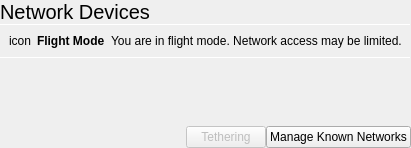
     <widget class="QWidget" name="devices">
      <property name="autoFillBackground">
       <bool>true</bool>
      </property>
      <layout class="QVBoxLayout" name="verticalLayout_2">
       <property name="spacing">
        <number>0</number>
       </property>
       <property name="leftMargin">
        <number>0</number>
       </property>
       <property name="topMargin">
        <number>0</number>
       </property>
       <property name="rightMargin">
        <number>0</number>
       </property>
       <property name="bottomMargin">
        <number>0</number>
       </property>
       <item>
        <widget class="QLabel" name="label_9">
         <property name="font">
          <font>
           <pointsize>15</pointsize>
          </font>
         </property>
         <property name="text">
          <string>Network Devices</string>
         </property>
         <property name="margin">
          <number>9</number>
         </property>
        </widget>
       </item>
       <item>
        <widget class="Line" name="line">
         <property name="maximumSize">
          <size>
           <width>16777215</width>
           <height>1</height>
          </size>
         </property>
         <property name="orientation">
          <enum>Qt::Horizontal</enum>
         </property>
        </widget>
       </item>
       <item>
        <widget class="QWidget" name="flightModeWarning" native="true">
         <layout class="QVBoxLayout" name="verticalLayout_13">
          <property name="spacing">
           <number>0</number>
          </property>
          <property name="leftMargin">
           <number>0</number>
          </property>
          <property name="topMargin">
           <number>0</number>
          </property>
          <property name="rightMargin">
           <number>0</number>
          </property>
          <property name="bottomMargin">
           <number>0</number>
          </property>
          <item>
           <layout class="QHBoxLayout" name="horizontalLayout">
            <property name="spacing">
             <number>6</number>
            </property>
            <property name="leftMargin">
             <number>9</number>
            </property>
            <property name="topMargin">
             <number>9</number>
            </property>
            <property name="rightMargin">
             <number>9</number>
            </property>
            <property name="bottomMargin">
             <number>9</number>
            </property>
            <item>
             <widget class="QLabel" name="flightModeIcon">
              <property name="text">
               <string>icon</string>
              </property>
             </widget>
            </item>
            <item>
             <widget class="QLabel" name="label_33">
              <property name="font">
               <font>
                <weight>75</weight>
                <bold>true</bold>
               </font>
              </property>
              <property name="text">
               <string>Flight Mode</string>
              </property>
             </widget>
            </item>
            <item>
             <widget class="QLabel" name="label_35">
              <property name="sizePolicy">
               <sizepolicy hsizetype="Expanding" vsizetype="Preferred">
                <horstretch>0</horstretch>
                <verstretch>0</verstretch>
               </sizepolicy>
              </property>
              <property name="text">
               <string>You are in flight mode. Network access may be limited.</string>
              </property>
             </widget>
            </item>
           </layout>
          </item>
          <item>
           <widget class="Line" name="line_5">
            <property name="maximumSize">
             <size>
              <width>16777215</width>
              <height>1</height>
             </size>
            </property>
            <property name="orientation">
             <enum>Qt::Horizontal</enum>
            </property>
           </widget>
          </item>
         </layout>
        </widget>
       </item>
       <item>
        <widget class="QScrollArea" name="devicesScroll">
         <property name="frameShape">
          <enum>QFrame::NoFrame</enum>
         </property>
         <property name="widgetResizable">
          <bool>true</bool>
         </property>
         <widget class="QWidget" name="devicesList">
          <property name="geometry">
           <rect>
            <x>0</x>
            <y>0</y>
            <width>642</width>
            <height>379</height>
           </rect>
          </property>
          <layout class="QVBoxLayout" name="verticalLayout_3"/>
         </widget>
        </widget>
       </item>
       <item>
        <layout class="QHBoxLayout" name="horizontalLayout_5">
         <property name="spacing">
          <number>0</number>
         </property>
         <item>
          <spacer name="horizontalSpacer_5">
           <property name="orientation">
            <enum>Qt::Horizontal</enum>
           </property>
           <property name="sizeHint" stdset="0">
            <size>
             <width>40</width>
             <height>20</height>
            </size>
           </property>
          </spacer>
         </item>
         <item>
          <widget class="QPushButton" name="tetheringButton">
           <property name="enabled">
            <bool>false</bool>
           </property>
           <property name="text">
            <string>Tethering</string>
           </property>
           <property name="icon">
            <iconset theme="network-wireless-tethered">
             <normaloff>.</normaloff>.</iconset>
           </property>
          </widget>
         </item>
         <item>
          <widget class="QPushButton" name="knownNetworksButton">
           <property name="text">
            <string>Manage Known Networks</string>
           </property>
           <property name="icon">
            <iconset theme="network-wireless">
             <normaloff>.</normaloff>.</iconset>
           </property>
          </widget>
         </item>
        </layout>
       </item>
      </layout>
     </widget>
